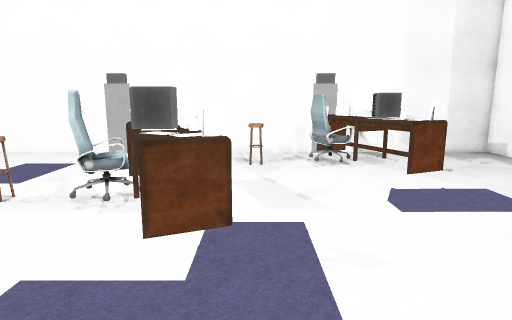
view 1 (above)

24 first-person views from a walk through a 3-D level made in the Unity game engine. The camera is 1.5 m above the floor, tilts 10° down and sees 75° across. The floor is counted in squares, 0.5 m on a side. Each view is taken from the middle of a square. On the plan, view 1 faces up. The plan holds only what a view shows up to about 20 squares ahead; the rest is blank. The place goes on beyond the plan. The player is left out. Some animated figures are not drawn. Some surface patterns are stand-ins.

view 2
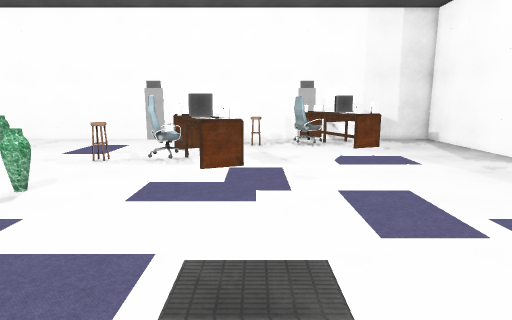

view 3
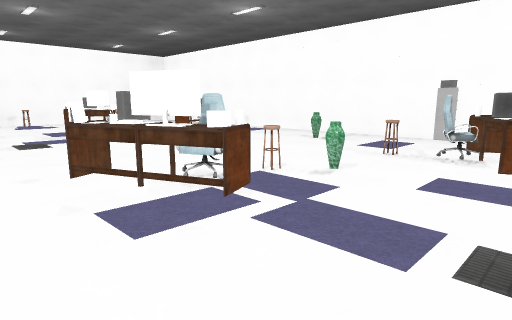

view 4
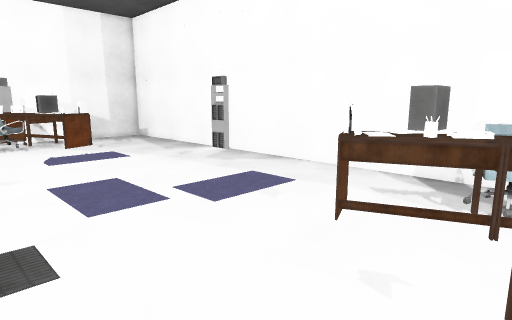

view 5
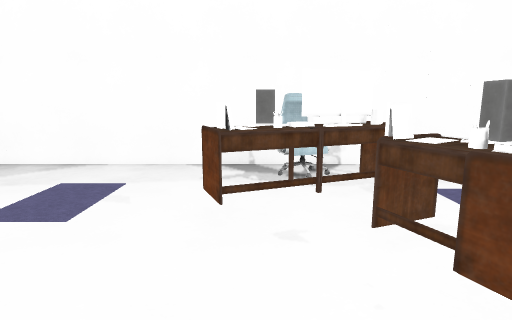

view 6
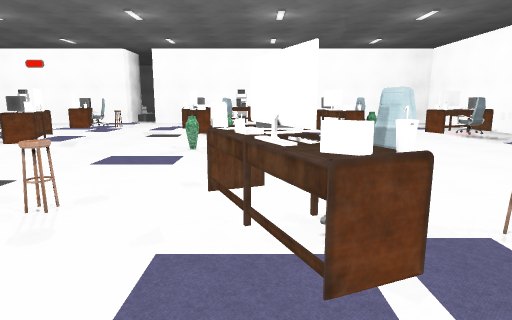

view 7
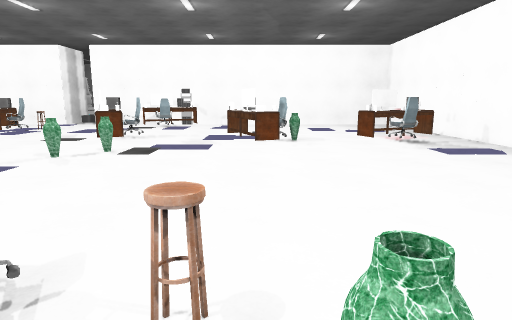

view 8
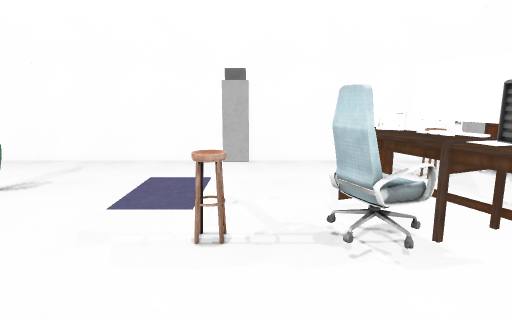

view 9
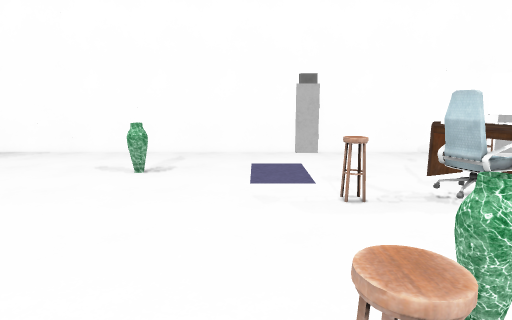

view 10
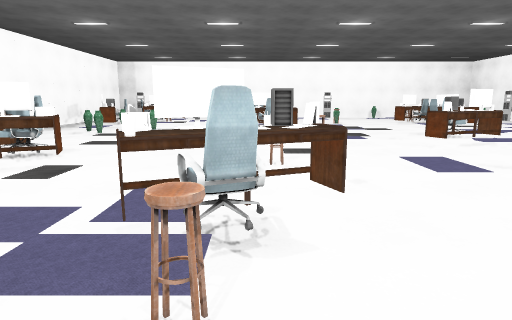

view 11
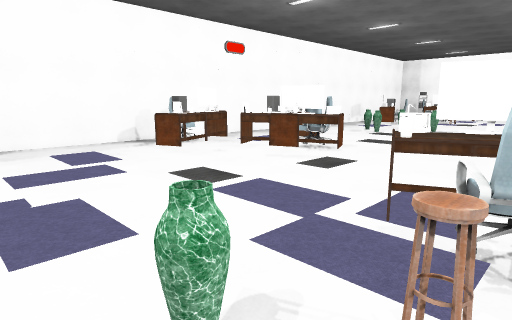

view 12
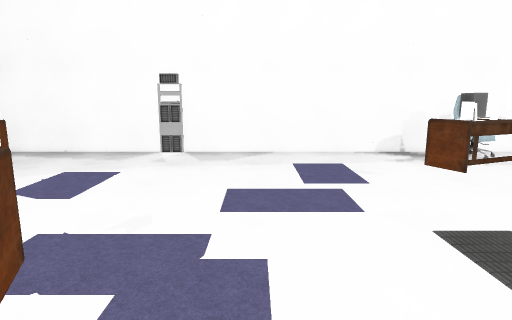

view 13
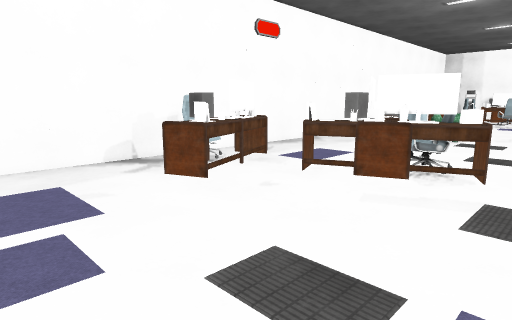

view 14
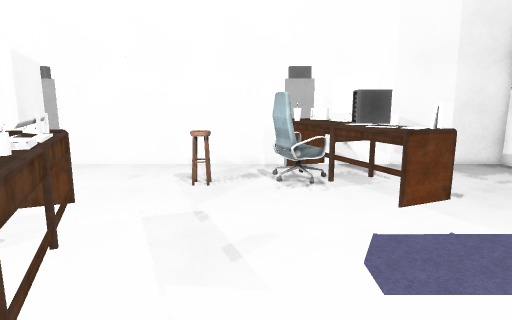

view 15
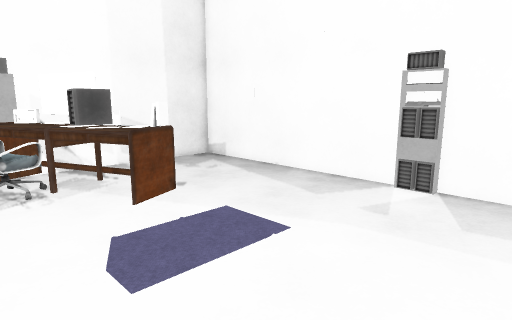

view 16
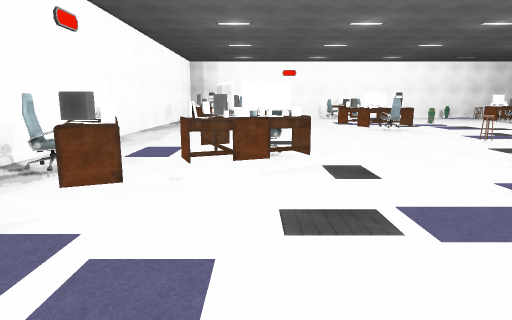

view 17
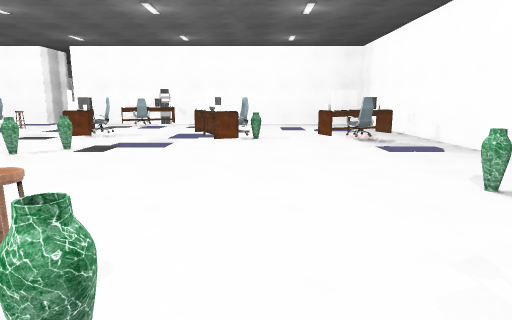

view 18
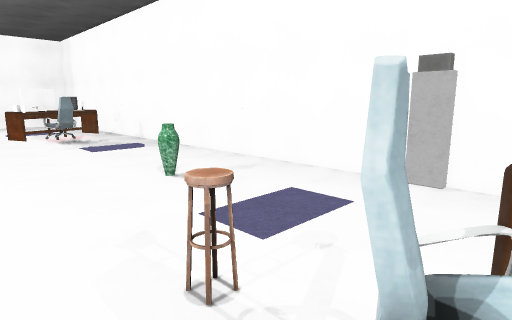

view 19
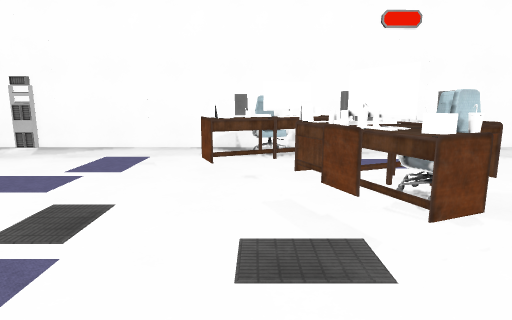

view 20
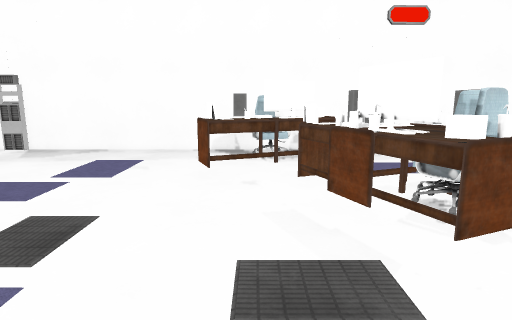

view 21
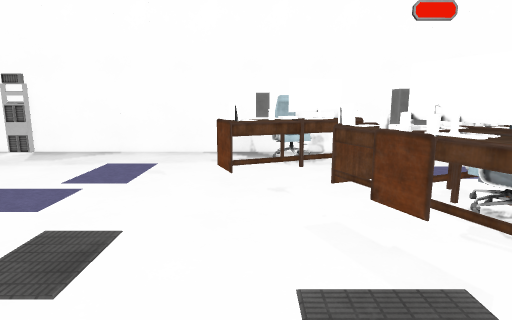

view 22
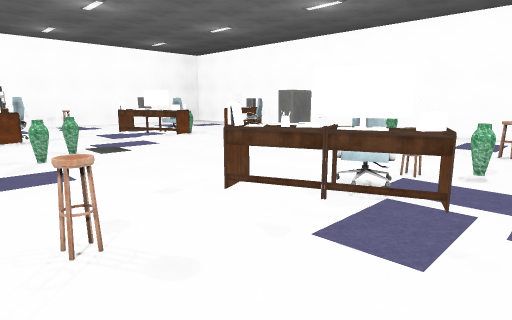

view 23
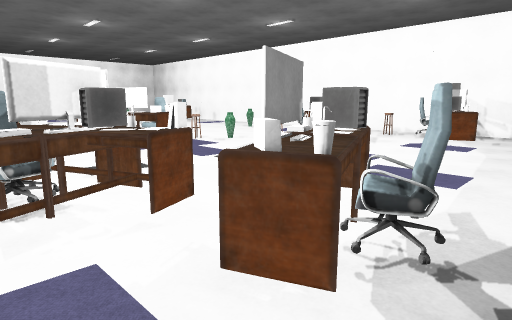

view 24
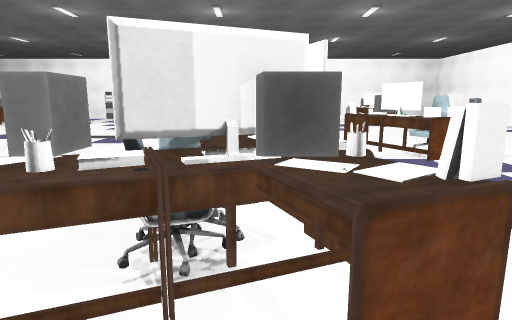

### Floor plan
Key: @ floor where view 1 was taken; # wall or solid block; x gap in a wall; . floor; = window, fence, low wall or low ledge; ^ raised ledge; T thing the floor can be seen under or through; O other object.
Columns run from 26 left of view 1 to 14 right of it. Each row starts with its distance up from view 1.
 20 #########################################
 19 ..............................##........#
 18  ............................#OO... ....#
 17 ............................. OO#.. ....#
 16 ..........................O..OO^#. .....#
 15 .............................OO^## .....#
 14 ..........O....................O#^......#
 13 ...............................=^O......#
 12 .....................#OO................#
 11 .....................OOOT...............#
 10 ..................O..OO^T...............#
  9 .....................OO^TT..............#
  8 .......................OTO.............O#
  7 .......................=^O .............#
  6 .......................... .............#
  5 ........................................#
  4 ..................O.....................#
  3 ........................................#
  2 ................O.......................#
  1 ........................................#
  0 .................   ......@.............#
 -1 ...............OOO#.....................#
 -2 ...............OOOO.....................#
 -3 .............=x^OOO.....................#
 -4 .............^OOTT......................#
 -5 .............O^=.................O^=....#
 -6 O................................^O#....#
 -7 .................................=O^OO..#
 -8 ..O...............................TOOO..#
 -9 .............................#^O..TOOO..#
-10 ..............O............#OO#^...OO#..#
-11 ..........................OO^O#=........#
-12 ..........................OOO^#......  .#
-13 ..........................#OO^##......  #
-14 ........... .................O#^...... .#

Where each view was taken, in squares from view 1:
view 1: 0 up, 0 right, facing up
view 2: 7 down, 0 right, facing up
view 3: 9 down, 0 right, facing up-left
view 4: 9 down, 0 right, facing up-right
view 5: 6 down, 2 left, facing right
view 6: 4 down, 3 left, facing left
view 7: 3 up, 6 left, facing left
view 8: 3 up, 7 left, facing up
view 9: 0 up, 11 left, facing up
view 10: 6 up, 11 left, facing down
view 11: 6 up, 11 left, facing down-right
view 12: 3 up, 6 left, facing right
view 13: 2 up, 3 left, facing down-right
view 14: 4 up, 2 right, facing up
view 15: 4 up, 2 right, facing up-right
view 16: 6 up, 2 right, facing down
view 17: 6 up, 5 left, facing left
view 18: 7 up, 4 left, facing up-left
view 19: 7 down, 8 left, facing right
view 20: 7 down, 7 left, facing right
view 21: 6 down, 6 left, facing right
view 22: 12 down, 5 left, facing up-left
view 23: 14 down, 13 right, facing up-left
view 24: 11 down, 8 right, facing left
